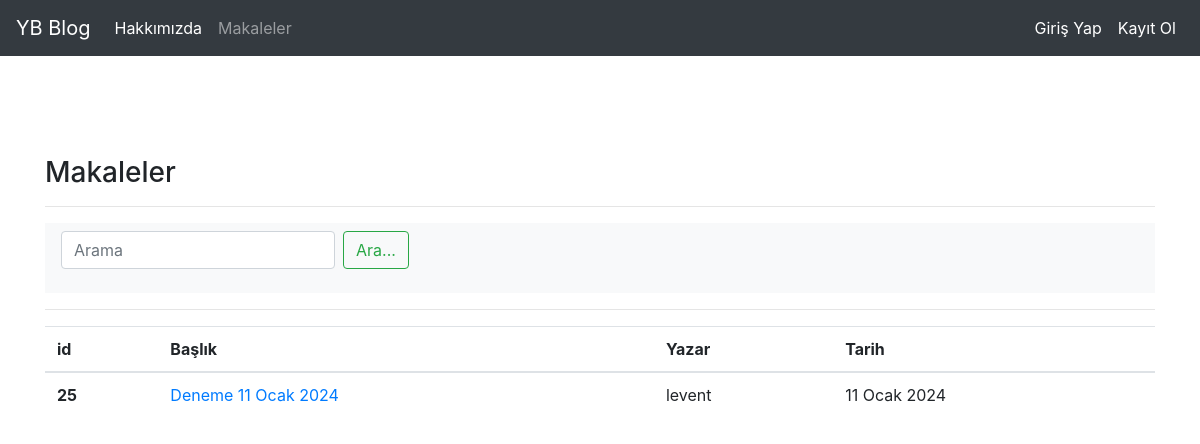
The app's page /articles/, older data.
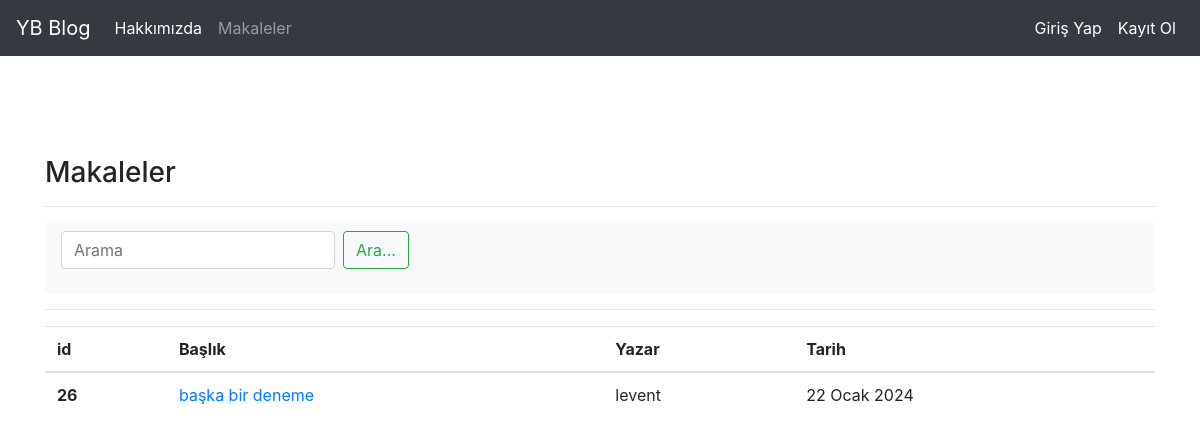
The same page, newer data.
### article/models.py (models this page shows, shortened)
class Article(models.Model):
    author = models.ForeignKey("auth.User",on_delete= models.CASCADE, verbose_name= "Yazar")
    titles = models.CharField(max_length=50,verbose_name="Başlık")
    content = RichTextField(verbose_name="İçerik")
    created_date = models.DateField(auto_now_add=True,verbose_name="Oluşturulma Tarihi")
    article_image = models.FileField(blank=True,null=True,verbose_name="Makale Fotoğrafı")

### article/views.py (the view)
# urls.py: path('',views.articles,name = "articles"),
def articles(request):
    keyword = request.GET.get("aramaKeyword")
    if keyword:
      articles = Article.objects.filter(titles__contains = keyword )
    else:
        articles = Article.objects.all()
    return render(request,"articles.html",{"articles":articles})

### templates/articles.html (shortened to what this page needs)
{% extends "layout.html" %}
{% block body%}
<h3>Makaleler</h3>
<hr>
<nav class="navbar navbar-light bg-light">
    <form class="form-inline">
      <input class="form-control mr-sm-2" type="search" placeholder="Arama" aria-label="Search" name = "aramaKeyword">
      <button class="btn btn-outline-success my-2 my-sm-0" type="submit">Ara...</button>
    </form>
  </nav>
  <hr>
{% if articles %}
<table class="table">
    <thead>
      <tr>
        <th scope="col">id</th>
        <th scope="col">Başlık</th>
        <th scope="col">Yazar</th>
        <th scope="col">Tarih</th>
      </tr>
    </thead>
    <tbody>
        {% for article in articles %}
        <tr>
            <th scope="row">{{article.id}}</th>
            <td><a href = "{% url 'article:detail' article.id %}">{{article.titles}}</td>
            <td>{{article.author.username}}</td>
            <td>{{article.created_date}}</td>
           </tr>
        {% endfor %}
    </tbody>
  </table>
  {% else %}
  <div class = "alert alert-danger"> Makale bulunamadı </div>
  {% endif %}
{% endblock%}

Row changes from the older to the newer data that the page shows:
removed Article: id "25", titles "Deneme 11 Ocak 2024", author.username "levent", created_date "11 Ocak 2024"
added Article: id "26", titles "başka bir deneme", author.username "levent", created_date "22 Ocak 2024"
